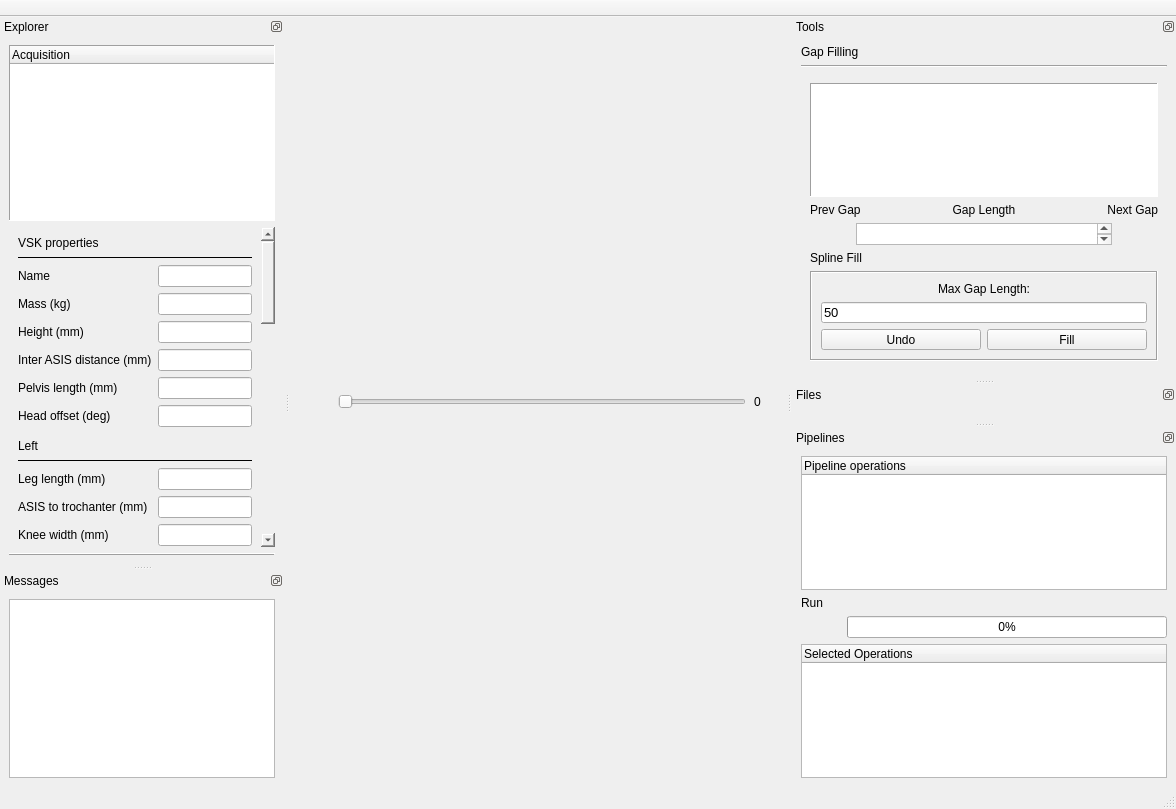
<?xml version="1.0" encoding="UTF-8"?>
<ui version="4.0">
 <class>mainWindow</class>
 <widget class="QMainWindow" name="mainWindow">
  <property name="geometry">
   <rect>
    <x>0</x>
    <y>0</y>
    <width>1176</width>
    <height>809</height>
   </rect>
  </property>
  <property name="windowTitle">
   <string>PyCGM Studio</string>
  </property>
  <property name="styleSheet">
   <string notr="true"/>
  </property>
  <widget class="QWidget" name="centralWidget">
   <layout class="QGridLayout" name="gridLayout_2">
    <property name="leftMargin">
     <number>0</number>
    </property>
    <property name="topMargin">
     <number>1</number>
    </property>
    <property name="rightMargin">
     <number>2</number>
    </property>
    <property name="bottomMargin">
     <number>1</number>
    </property>
    <property name="spacing">
     <number>0</number>
    </property>
    <item row="0" column="0">
     <layout class="QVBoxLayout" name="centralLayout">
      <property name="spacing">
       <number>0</number>
      </property>
     </layout>
    </item>
    <item row="1" column="0">
     <layout class="QHBoxLayout" name="horizontalLayout1">
      <property name="spacing">
       <number>8</number>
      </property>
      <item>
       <widget class="QPushButton" name="playButton">
        <property name="text">
         <string/>
        </property>
        <property name="autoDefault">
         <bool>false</bool>
        </property>
        <property name="default">
         <bool>false</bool>
        </property>
        <property name="flat">
         <bool>true</bool>
        </property>
       </widget>
      </item>
      <item>
       <widget class="QSlider" name="vtkScrollSlider">
        <property name="styleSheet">
         <string notr="true"/>
        </property>
        <property name="orientation">
         <enum>Qt::Horizontal</enum>
        </property>
       </widget>
      </item>
      <item>
       <widget class="QLabel" name="currentFrame">
        <property name="minimumSize">
         <size>
          <width>30</width>
          <height>0</height>
         </size>
        </property>
        <property name="text">
         <string>0</string>
        </property>
       </widget>
      </item>
     </layout>
    </item>
   </layout>
  </widget>
  <widget class="QStatusBar" name="statusbar"/>
  <widget class="QDockWidget" name="toolDock">
   <property name="sizePolicy">
    <sizepolicy hsizetype="Preferred" vsizetype="Preferred">
     <horstretch>0</horstretch>
     <verstretch>0</verstretch>
    </sizepolicy>
   </property>
   <property name="maximumSize">
    <size>
     <width>524287</width>
     <height>524287</height>
    </size>
   </property>
   <property name="baseSize">
    <size>
     <width>0</width>
     <height>0</height>
    </size>
   </property>
   <property name="features">
    <set>QDockWidget::DockWidgetFloatable|QDockWidget::DockWidgetMovable</set>
   </property>
   <property name="allowedAreas">
    <set>Qt::LeftDockWidgetArea|Qt::RightDockWidgetArea</set>
   </property>
   <property name="windowTitle">
    <string>Tools</string>
   </property>
   <attribute name="dockWidgetArea">
    <number>2</number>
   </attribute>
   <widget class="QWidget" name="verticalLayout_3">
    <layout class="QVBoxLayout" name="verticalLayout_2">
     <item>
      <widget class="QPushButton" name="gapFillToolButton">
       <property name="minimumSize">
        <size>
         <width>150</width>
         <height>0</height>
        </size>
       </property>
       <property name="styleSheet">
        <string notr="true">QPushButton
{
  text-align: left;
}

QPushButton::pressed
{
  border: none;
  margin: 0px;
  padding: 0px;
}

QPushButton::flat
{
  border: none;
  margin: 0px;
  padding: 0px;
}</string>
       </property>
       <property name="text">
        <string>Gap Filling</string>
       </property>
       <property name="icon">
        <iconset>
         <normaloff>Resources/Images/uparrow.png</normaloff>Resources/Images/uparrow.png</iconset>
       </property>
       <property name="iconSize">
        <size>
         <width>11</width>
         <height>12</height>
        </size>
       </property>
       <property name="flat">
        <bool>true</bool>
       </property>
      </widget>
     </item>
     <item>
      <widget class="QFrame" name="frame_2">
       <property name="frameShape">
        <enum>QFrame::HLine</enum>
       </property>
       <property name="frameShadow">
        <enum>QFrame::Sunken</enum>
       </property>
      </widget>
     </item>
     <item>
      <widget class="QWidget" name="gapFillWidget" native="true">
       <layout class="QVBoxLayout" name="verticalLayout_5">
        <item>
         <widget class="QTableWidget" name="gapTable">
          <property name="sizePolicy">
           <sizepolicy hsizetype="Preferred" vsizetype="Expanding">
            <horstretch>0</horstretch>
            <verstretch>0</verstretch>
           </sizepolicy>
          </property>
          <property name="styleSheet">
           <string notr="true"/>
          </property>
          <property name="frameShape">
           <enum>QFrame::Panel</enum>
          </property>
         </widget>
        </item>
        <item>
         <layout class="QHBoxLayout" name="horizontalLayout2">
          <item>
           <widget class="QLabel" name="prevGap">
            <property name="text">
             <string>Prev Gap</string>
            </property>
           </widget>
          </item>
          <item>
           <widget class="QLabel" name="gapLength">
            <property name="text">
             <string>Gap Length</string>
            </property>
            <property name="alignment">
             <set>Qt::AlignCenter</set>
            </property>
           </widget>
          </item>
          <item>
           <widget class="QLabel" name="nextGap">
            <property name="text">
             <string>Next Gap</string>
            </property>
            <property name="alignment">
             <set>Qt::AlignRight|Qt::AlignTrailing|Qt::AlignVCenter</set>
            </property>
           </widget>
          </item>
         </layout>
        </item>
        <item>
         <layout class="QHBoxLayout" name="horizontalLayout">
          <item>
           <widget class="QPushButton" name="gapLeftButton">
            <property name="text">
             <string/>
            </property>
            <property name="flat">
             <bool>true</bool>
            </property>
           </widget>
          </item>
          <item>
           <widget class="QTextBrowser" name="currentGapLength">
            <property name="sizePolicy">
             <sizepolicy hsizetype="Preferred" vsizetype="Ignored">
              <horstretch>0</horstretch>
              <verstretch>0</verstretch>
             </sizepolicy>
            </property>
           </widget>
          </item>
          <item>
           <widget class="QPushButton" name="gapRightButton">
            <property name="text">
             <string/>
            </property>
            <property name="flat">
             <bool>true</bool>
            </property>
           </widget>
          </item>
         </layout>
        </item>
        <item>
         <widget class="QLabel" name="splineLabel">
          <property name="text">
           <string>Spline Fill</string>
          </property>
         </widget>
        </item>
        <item>
         <widget class="QFrame" name="frame">
          <property name="maximumSize">
           <size>
            <width>16777215</width>
            <height>90</height>
           </size>
          </property>
          <property name="frameShape">
           <enum>QFrame::Box</enum>
          </property>
          <property name="frameShadow">
           <enum>QFrame::Sunken</enum>
          </property>
          <layout class="QVBoxLayout" name="verticalLayout">
           <item>
            <widget class="QLabel" name="maxGapLengthLabel">
             <property name="text">
              <string>Max Gap Length:</string>
             </property>
             <property name="alignment">
              <set>Qt::AlignCenter</set>
             </property>
            </widget>
           </item>
           <item>
            <widget class="QLineEdit" name="maxGapLength">
             <property name="font">
              <font>
               <pointsize>10</pointsize>
               <weight>50</weight>
               <bold>false</bold>
              </font>
             </property>
             <property name="text">
              <string>50</string>
             </property>
            </widget>
           </item>
           <item>
            <layout class="QHBoxLayout" name="horizontalLayout_2">
             <item>
              <widget class="QPushButton" name="undo">
               <property name="text">
                <string>Undo</string>
               </property>
              </widget>
             </item>
             <item>
              <widget class="QPushButton" name="splineButton">
               <property name="text">
                <string>Fill</string>
               </property>
              </widget>
             </item>
            </layout>
           </item>
          </layout>
         </widget>
        </item>
       </layout>
      </widget>
     </item>
     <item>
      <spacer name="verticalSpacer">
       <property name="orientation">
        <enum>Qt::Vertical</enum>
       </property>
       <property name="sizeHint" stdset="0">
        <size>
         <width>20</width>
         <height>40</height>
        </size>
       </property>
      </spacer>
     </item>
    </layout>
   </widget>
  </widget>
  <widget class="QDockWidget" name="filesDock">
   <property name="styleSheet">
    <string notr="true">border-bottom-color: rgb(4, 4, 4);</string>
   </property>
   <property name="features">
    <set>QDockWidget::DockWidgetFloatable|QDockWidget::DockWidgetMovable</set>
   </property>
   <property name="allowedAreas">
    <set>Qt::LeftDockWidgetArea|Qt::RightDockWidgetArea</set>
   </property>
   <property name="windowTitle">
    <string>Files</string>
   </property>
   <attribute name="dockWidgetArea">
    <number>2</number>
   </attribute>
   <widget class="QWidget" name="filesTree">
    <layout class="QVBoxLayout" name="verticalLayout_7">
     <item>
      <layout class="QVBoxLayout" name="filesLayout">
       <property name="spacing">
        <number>0</number>
       </property>
       <property name="sizeConstraint">
        <enum>QLayout::SetNoConstraint</enum>
       </property>
      </layout>
     </item>
    </layout>
   </widget>
  </widget>
  <widget class="QDockWidget" name="cgmPipelinesDock">
   <property name="features">
    <set>QDockWidget::DockWidgetFloatable|QDockWidget::DockWidgetMovable</set>
   </property>
   <property name="allowedAreas">
    <set>Qt::LeftDockWidgetArea|Qt::RightDockWidgetArea</set>
   </property>
   <property name="windowTitle">
    <string>Pipelines</string>
   </property>
   <attribute name="dockWidgetArea">
    <number>2</number>
   </attribute>
   <widget class="QWidget" name="dockWidgetContents_4">
    <layout class="QGridLayout" name="gridLayout_3">
     <item row="0" column="0">
      <layout class="QVBoxLayout" name="verticalLayout_6">
       <item>
        <widget class="QTreeWidget" name="pipelineOperationsWidget">
         <column>
          <property name="text">
           <string>Pipeline operations</string>
          </property>
         </column>
        </widget>
       </item>
       <item>
        <widget class="QLabel" name="label">
         <property name="text">
          <string>Run</string>
         </property>
        </widget>
       </item>
       <item>
        <layout class="QHBoxLayout" name="horizontalLayout_4">
         <item>
          <widget class="QPushButton" name="playOperations">
           <property name="text">
            <string/>
           </property>
           <property name="flat">
            <bool>true</bool>
           </property>
          </widget>
         </item>
         <item>
          <widget class="QProgressBar" name="pipelineBar">
           <property name="value">
            <number>0</number>
           </property>
          </widget>
         </item>
        </layout>
       </item>
       <item>
        <widget class="QTreeWidget" name="pipelineSelectedWidget">
         <column>
          <property name="text">
           <string>Selected Operations</string>
          </property>
         </column>
        </widget>
       </item>
      </layout>
     </item>
    </layout>
   </widget>
  </widget>
  <widget class="QDockWidget" name="explorerWidget">
   <property name="styleSheet">
    <string notr="true">border-right-color: rgb(24, 24, 24);</string>
   </property>
   <property name="features">
    <set>QDockWidget::DockWidgetFloatable|QDockWidget::DockWidgetMovable</set>
   </property>
   <property name="allowedAreas">
    <set>Qt::LeftDockWidgetArea|Qt::RightDockWidgetArea</set>
   </property>
   <property name="windowTitle">
    <string>Explorer</string>
   </property>
   <attribute name="dockWidgetArea">
    <number>1</number>
   </attribute>
   <widget class="QWidget" name="dockWidgetContents">
    <property name="maximumSize">
     <size>
      <width>304</width>
      <height>16777215</height>
     </size>
    </property>
    <layout class="QVBoxLayout" name="verticalLayout_4">
     <item>
      <widget class="QTreeWidget" name="explorerTree">
       <property name="frameShape">
        <enum>QFrame::Panel</enum>
       </property>
       <property name="columnCount">
        <number>1</number>
       </property>
       <attribute name="headerVisible">
        <bool>true</bool>
       </attribute>
       <attribute name="headerCascadingSectionResizes">
        <bool>false</bool>
       </attribute>
       <column>
        <property name="text">
         <string>Acquisition</string>
        </property>
       </column>
      </widget>
     </item>
     <item>
      <widget class="QScrollArea" name="vskScrollArea">
       <property name="maximumSize">
        <size>
         <width>286</width>
         <height>16777215</height>
        </size>
       </property>
       <property name="frameShape">
        <enum>QFrame::NoFrame</enum>
       </property>
       <property name="widgetResizable">
        <bool>true</bool>
       </property>
       <widget class="QWidget" name="vskWidget">
        <property name="geometry">
         <rect>
          <x>0</x>
          <y>0</y>
          <width>260</width>
          <height>1085</height>
         </rect>
        </property>
        <layout class="QGridLayout" name="gridLayout">
         <item row="37" column="0" colspan="2">
          <widget class="QFrame" name="frame_8">
           <property name="frameShape">
            <enum>QFrame::HLine</enum>
           </property>
           <property name="frameShadow">
            <enum>QFrame::Plain</enum>
           </property>
          </widget>
         </item>
         <item row="6" column="0">
          <widget class="QLabel" name="nameLabel">
           <property name="text">
            <string>Name</string>
           </property>
          </widget>
         </item>
         <item row="1" column="0">
          <widget class="QLabel" name="label_2">
           <property name="text">
            <string>VSK properties</string>
           </property>
          </widget>
         </item>
         <item row="9" column="1">
          <widget class="QLineEdit" name="Height"/>
         </item>
         <item row="8" column="0">
          <widget class="QLabel" name="massKgLabel">
           <property name="text">
            <string>Mass (kg)</string>
           </property>
          </widget>
         </item>
         <item row="6" column="1">
          <widget class="QLineEdit" name="nameLineEdit"/>
         </item>
         <item row="16" column="1">
          <widget class="QLineEdit" name="LeftLegLength"/>
         </item>
         <item row="17" column="0">
          <widget class="QLabel" name="aSISToTrochanterLabel">
           <property name="text">
            <string>ASIS to trochanter (mm)</string>
           </property>
          </widget>
         </item>
         <item row="10" column="1">
          <widget class="QLineEdit" name="InterAsisDistance"/>
         </item>
         <item row="11" column="1">
          <widget class="QLineEdit" name="PelvisLength"/>
         </item>
         <item row="12" column="0">
          <widget class="QLabel" name="headOffsetDegLabel">
           <property name="text">
            <string>Head offset (deg)</string>
           </property>
          </widget>
         </item>
         <item row="12" column="1">
          <widget class="QLineEdit" name="HeadOffset"/>
         </item>
         <item row="8" column="1">
          <widget class="QLineEdit" name="Bodymass"/>
         </item>
         <item row="11" column="0">
          <widget class="QLabel" name="pelvisLengthMmLabel">
           <property name="text">
            <string>Pelvis length (mm)</string>
           </property>
          </widget>
         </item>
         <item row="9" column="0">
          <widget class="QLabel" name="heightMmLabel">
           <property name="text">
            <string>Height (mm)</string>
           </property>
          </widget>
         </item>
         <item row="10" column="0">
          <widget class="QLabel" name="interASISDistanceMmLabel">
           <property name="text">
            <string>Inter ASIS distance (mm)</string>
           </property>
          </widget>
         </item>
         <item row="16" column="0">
          <widget class="QLabel" name="legLengthLabel">
           <property name="text">
            <string>Leg length (mm)</string>
           </property>
          </widget>
         </item>
         <item row="21" column="1">
          <widget class="QLineEdit" name="LeftSoleDelta"/>
         </item>
         <item row="21" column="0">
          <widget class="QLabel" name="soleDeltaMmLabel">
           <property name="text">
            <string>Sole delta (mm)</string>
           </property>
          </widget>
         </item>
         <item row="18" column="1">
          <widget class="QLineEdit" name="LeftKneeWidth"/>
         </item>
         <item row="20" column="1">
          <widget class="QLineEdit" name="LeftTibialTorsion"/>
         </item>
         <item row="23" column="0">
          <widget class="QLabel" name="shankRotationDegLabel">
           <property name="text">
            <string>Shank rotation (deg)</string>
           </property>
          </widget>
         </item>
         <item row="22" column="1">
          <widget class="QLineEdit" name="LeftThighRotation"/>
         </item>
         <item row="18" column="0">
          <widget class="QLabel" name="kneeWidthLabel">
           <property name="text">
            <string>Knee width (mm)</string>
           </property>
          </widget>
         </item>
         <item row="19" column="0">
          <widget class="QLabel" name="ankleWidthMmLabel">
           <property name="text">
            <string>Ankle width (mm)</string>
           </property>
          </widget>
         </item>
         <item row="19" column="1">
          <widget class="QLineEdit" name="LeftAnkleWidth"/>
         </item>
         <item row="20" column="0">
          <widget class="QLabel" name="tibialTorsionLabel">
           <property name="text">
            <string>Tibial torsion (deg)</string>
           </property>
          </widget>
         </item>
         <item row="22" column="0">
          <widget class="QLabel" name="thighRotationDegLabel">
           <property name="text">
            <string>Thigh rotation (deg)</string>
           </property>
          </widget>
         </item>
         <item row="17" column="1">
          <widget class="QLineEdit" name="LeftAsisTrocanterDistance"/>
         </item>
         <item row="23" column="1">
          <widget class="QLineEdit" name="LeftShankRotation"/>
         </item>
         <item row="46" column="0">
          <widget class="QLabel" name="kneeWidthMmLabel">
           <property name="text">
            <string>Knee width (mm)</string>
           </property>
          </widget>
         </item>
         <item row="46" column="1">
          <widget class="QLineEdit" name="RightKneeWidth"/>
         </item>
         <item row="47" column="0">
          <widget class="QLabel" name="ankleWidthMmLabel_2">
           <property name="text">
            <string>Ankle width (mm)</string>
           </property>
          </widget>
         </item>
         <item row="47" column="1">
          <widget class="QLineEdit" name="RightAnkleWidth"/>
         </item>
         <item row="27" column="0">
          <widget class="QLabel" name="staticRotOffDegLabel">
           <property name="text">
            <string>Static rot off (deg)</string>
           </property>
          </widget>
         </item>
         <item row="48" column="0">
          <widget class="QLabel" name="tibialTorsionDegLabel">
           <property name="text">
            <string>Tibial torsion (deg)</string>
           </property>
          </widget>
         </item>
         <item row="44" column="1">
          <widget class="QLineEdit" name="RightLegLength"/>
         </item>
         <item row="26" column="1">
          <widget class="QLineEdit" name="LeftStaticPlantFlex"/>
         </item>
         <item row="45" column="0">
          <widget class="QLabel" name="aSISToTrochanterMmLabel">
           <property name="text">
            <string>ASIS to trochanter (mm)</string>
           </property>
          </widget>
         </item>
         <item row="26" column="0">
          <widget class="QLabel" name="staticPlantarFlexDegLabel">
           <property name="text">
            <string>Static plant flex (deg)</string>
           </property>
          </widget>
         </item>
         <item row="44" column="0">
          <widget class="QLabel" name="legLengthMmLabel">
           <property name="text">
            <string>Leg length (mm)</string>
           </property>
          </widget>
         </item>
         <item row="45" column="1">
          <widget class="QLineEdit" name="RightAsisTrocanterDistance"/>
         </item>
         <item row="48" column="1">
          <widget class="QLineEdit" name="RightTibialTorsion"/>
         </item>
         <item row="57" column="1">
          <widget class="QLineEdit" name="RightWristWidth"/>
         </item>
         <item row="58" column="0">
          <widget class="QLabel" name="handThicknessMmLabel_2">
           <property name="text">
            <string>Hand thickness (mm)</string>
           </property>
          </widget>
         </item>
         <item row="58" column="1">
          <widget class="QLineEdit" name="RightHandThickness"/>
         </item>
         <item row="50" column="1">
          <widget class="QLineEdit" name="RightThighRotation"/>
         </item>
         <item row="54" column="0">
          <widget class="QLabel" name="ankleAbAddDegLabel_2">
           <property name="text">
            <string>Ankle ab add (deg)</string>
           </property>
          </widget>
         </item>
         <item row="51" column="1">
          <widget class="QLineEdit" name="RightShankRotation"/>
         </item>
         <item row="55" column="0">
          <widget class="QLabel" name="shoulderOffsetLabel">
           <property name="text">
            <string>Shoulder offset</string>
           </property>
          </widget>
         </item>
         <item row="52" column="1">
          <widget class="QLineEdit" name="RightStaticPlantFlex"/>
         </item>
         <item row="49" column="0">
          <widget class="QLabel" name="soleDeltaMmLabel_2">
           <property name="text">
            <string>Sole delta (mm)</string>
           </property>
          </widget>
         </item>
         <item row="55" column="1">
          <widget class="QLineEdit" name="RightShoulderOffset"/>
         </item>
         <item row="57" column="0">
          <widget class="QLabel" name="wristWidthLabel">
           <property name="text">
            <string>Wrist width</string>
           </property>
          </widget>
         </item>
         <item row="52" column="0">
          <widget class="QLabel" name="staticPlantFlexDegLabel">
           <property name="text">
            <string>Static plant flex (deg)</string>
           </property>
          </widget>
         </item>
         <item row="49" column="1">
          <widget class="QLineEdit" name="RightSoleDelta"/>
         </item>
         <item row="28" column="0">
          <widget class="QLabel" name="ankleAbAddDegLabel">
           <property name="text">
            <string>Ankle ab add (deg)</string>
           </property>
          </widget>
         </item>
         <item row="50" column="0">
          <widget class="QLabel" name="thighRotationDegLabel_2">
           <property name="text">
            <string>Thigh rotation (deg)</string>
           </property>
          </widget>
         </item>
         <item row="54" column="1">
          <widget class="QLineEdit" name="RightAnkleAbAdd"/>
         </item>
         <item row="31" column="0">
          <widget class="QLabel" name="shoulderOffsetMmLabel">
           <property name="text">
            <string>Shoulder offset (mm)</string>
           </property>
          </widget>
         </item>
         <item row="56" column="0">
          <widget class="QLabel" name="elbowWidthMmLabel_2">
           <property name="text">
            <string>Elbow width (mm)</string>
           </property>
          </widget>
         </item>
         <item row="51" column="0">
          <widget class="QLabel" name="shankRotationDegLabel_2">
           <property name="text">
            <string>Shank rotation (deg)</string>
           </property>
          </widget>
         </item>
         <item row="53" column="0">
          <widget class="QLabel" name="staticRotOffDegLabel_2">
           <property name="text">
            <string>Static rot off (deg)</string>
           </property>
          </widget>
         </item>
         <item row="56" column="1">
          <widget class="QLineEdit" name="RightElbowWidth"/>
         </item>
         <item row="27" column="1">
          <widget class="QLineEdit" name="LeftStaticRotOff"/>
         </item>
         <item row="53" column="1">
          <widget class="QLineEdit" name="RightStaticRotOff"/>
         </item>
         <item row="32" column="1">
          <widget class="QLineEdit" name="LeftElbowWidth"/>
         </item>
         <item row="34" column="1">
          <widget class="QLineEdit" name="LeftHandThickness"/>
         </item>
         <item row="36" column="0">
          <widget class="QLabel" name="label_4">
           <property name="text">
            <string> Right</string>
           </property>
          </widget>
         </item>
         <item row="33" column="0">
          <widget class="QLabel" name="wristWidthMmLabel">
           <property name="text">
            <string>Wrist width (mm)</string>
           </property>
          </widget>
         </item>
         <item row="34" column="0">
          <widget class="QLabel" name="handThicknessMmLabel">
           <property name="text">
            <string>Hand thickness (mm)</string>
           </property>
          </widget>
         </item>
         <item row="33" column="1">
          <widget class="QLineEdit" name="LeftWristWidth"/>
         </item>
         <item row="14" column="0">
          <widget class="QLabel" name="label_3">
           <property name="frameShape">
            <enum>QFrame::NoFrame</enum>
           </property>
           <property name="text">
            <string>Left</string>
           </property>
          </widget>
         </item>
         <item row="28" column="1">
          <widget class="QLineEdit" name="LeftAnkleAbAdd"/>
         </item>
         <item row="31" column="1">
          <widget class="QLineEdit" name="LeftShoulderOffset"/>
         </item>
         <item row="32" column="0">
          <widget class="QLabel" name="elbowWidthMmLabel">
           <property name="text">
            <string>Elbow width (mm)</string>
           </property>
          </widget>
         </item>
         <item row="3" column="0" colspan="2">
          <widget class="QFrame" name="frame_5">
           <property name="frameShape">
            <enum>QFrame::HLine</enum>
           </property>
           <property name="frameShadow">
            <enum>QFrame::Plain</enum>
           </property>
          </widget>
         </item>
         <item row="15" column="0" colspan="2">
          <widget class="QFrame" name="frame_6">
           <property name="frameShape">
            <enum>QFrame::HLine</enum>
           </property>
           <property name="frameShadow">
            <enum>QFrame::Plain</enum>
           </property>
          </widget>
         </item>
         <item row="13" column="0">
          <widget class="QFrame" name="frame_3">
           <property name="frameShape">
            <enum>QFrame::StyledPanel</enum>
           </property>
           <property name="frameShadow">
            <enum>QFrame::Raised</enum>
           </property>
          </widget>
         </item>
         <item row="35" column="0">
          <widget class="QFrame" name="frame_7">
           <property name="frameShape">
            <enum>QFrame::StyledPanel</enum>
           </property>
           <property name="frameShadow">
            <enum>QFrame::Raised</enum>
           </property>
          </widget>
         </item>
        </layout>
       </widget>
      </widget>
     </item>
     <item>
      <layout class="QVBoxLayout" name="splitterLayout"/>
     </item>
     <item>
      <widget class="QFrame" name="frame_4">
       <property name="frameShape">
        <enum>QFrame::HLine</enum>
       </property>
       <property name="frameShadow">
        <enum>QFrame::Raised</enum>
       </property>
      </widget>
     </item>
    </layout>
   </widget>
  </widget>
  <widget class="QDockWidget" name="messageWidget">
   <property name="features">
    <set>QDockWidget::DockWidgetFloatable|QDockWidget::DockWidgetMovable</set>
   </property>
   <property name="allowedAreas">
    <set>Qt::LeftDockWidgetArea|Qt::RightDockWidgetArea</set>
   </property>
   <property name="windowTitle">
    <string>Messages</string>
   </property>
   <attribute name="dockWidgetArea">
    <number>1</number>
   </attribute>
   <widget class="QWidget" name="dockWidgetContents_2">
    <layout class="QGridLayout" name="gridLayout_4">
     <item row="0" column="0">
      <widget class="QTextBrowser" name="messageBrowser">
       <property name="minimumSize">
        <size>
         <width>0</width>
         <height>0</height>
        </size>
       </property>
      </widget>
     </item>
    </layout>
   </widget>
  </widget>
  <widget class="QMenuBar" name="menubar">
   <property name="geometry">
    <rect>
     <x>0</x>
     <y>0</y>
     <width>1176</width>
     <height>21</height>
    </rect>
   </property>
  </widget>
  <widget class="QToolBar" name="toolBar">
   <property name="windowTitle">
    <string>toolBar</string>
   </property>
   <property name="movable">
    <bool>false</bool>
   </property>
   <property name="toolButtonStyle">
    <enum>Qt::ToolButtonIconOnly</enum>
   </property>
   <property name="floatable">
    <bool>false</bool>
   </property>
   <attribute name="toolBarArea">
    <enum>TopToolBarArea</enum>
   </attribute>
   <attribute name="toolBarBreak">
    <bool>false</bool>
   </attribute>
  </widget>
  <action name="actionOpen">
   <property name="text">
    <string>Load motion capture</string>
   </property>
  </action>
  <action name="actionRunModel">
   <property name="text">
    <string>Run model</string>
   </property>
  </action>
 </widget>
 <resources>
  <include location="../resources/resources.qrc"/>
 </resources>
 <connections/>
</ui>
